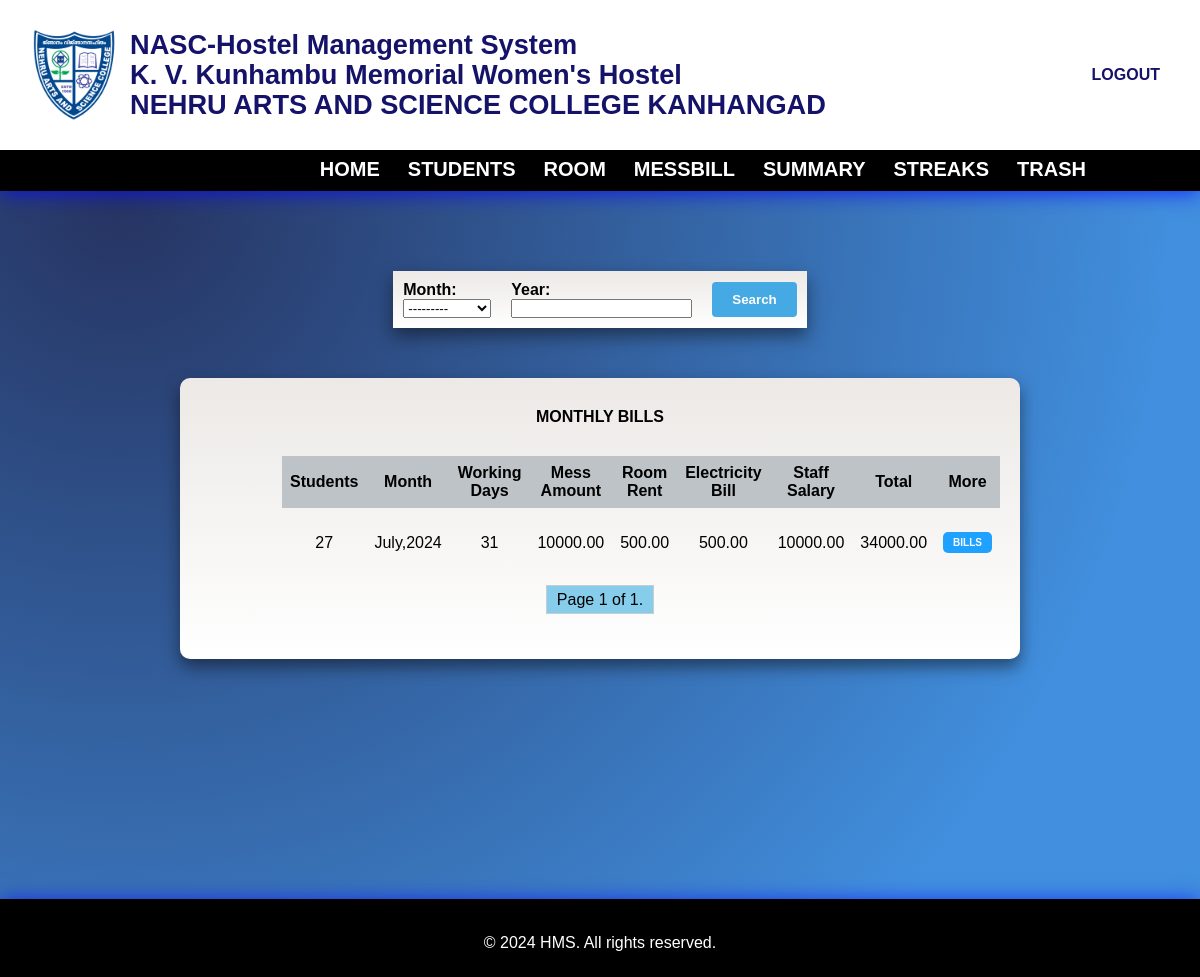
The app's page /totalbill (signed in), older data.
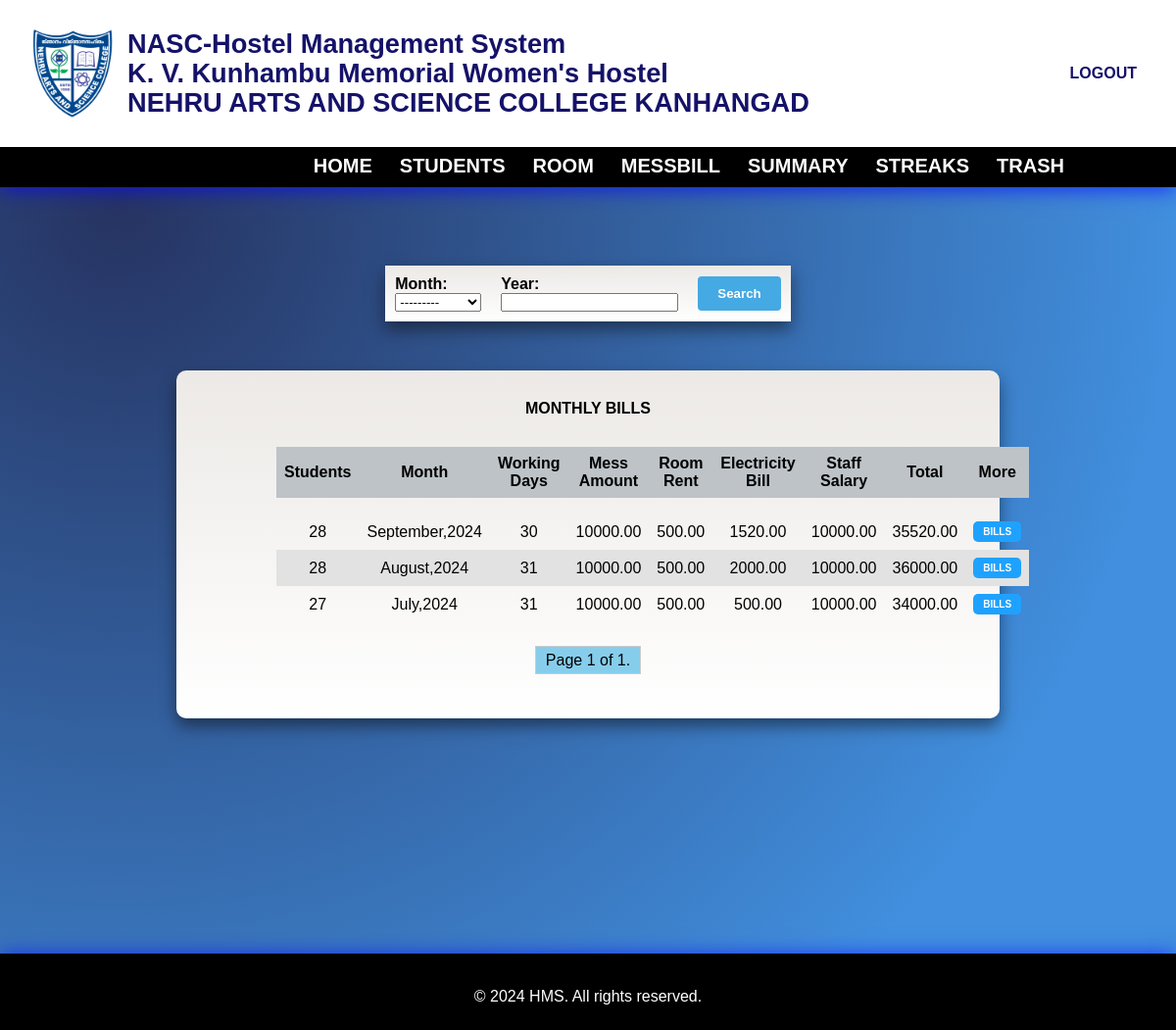
The same page, newer data.
### hostel/models.py (models this page shows, shortened)
class MessBill(models.Model):
    no_of_students = models.SmallIntegerField()
    MONTH_CHOICES = [
        ('January', 'January'),
        ('February', 'February'),
        ('March', 'March'),
        ('April', 'April'),
        ('May', 'May'),
        ('June', 'June'),
        ('July', 'July'),
        ('August', 'August'),
        ('September', 'September'),
        ('October', 'October'),
        ('November', 'November'),
        ('December', 'December'),
    ]
    month = models.CharField(max_length=42,choices=MONTH_CHOICES)
    mess_days = models.SmallIntegerField()
    mess_amount = models.DecimalField(max_digits=10,decimal_places=2)
    room_rent = models.DecimalField(max_digits=10,decimal_places=2)
    staff_salary = models.DecimalField(max_digits=10,decimal_places=2)
    electricity_bill = models.DecimalField(max_digits=10,decimal_places=2)
    total = models.DecimalField(max_digits=10,decimal_places=2)
    year = models.SmallIntegerField()
    class Meta:
        unique_together = ['month','year']

### hostel/views.py (the view)
# urls.py: path('totalbill',views.total_bill,name='total_bill'),
@group_required('warden', login_url='access_denied')
def total_bill(request):
    try:
        bill_filter = monthbillFilter(request.GET, queryset = MessBill.objects.all().order_by('-id'))
        bill_list = bill_filter.qs
        paginator = Paginator(bill_list,10)
        page_number = request.GET.get('page')
        page_obj = paginator.get_page(page_number)
        return render(request,"hostel/totalbill.html",{'filter':bill_filter,'page_obj':page_obj})
    except Exception:
        return render(request,'hostel/error.html')

### hostel/context_processors.py (called while the page is built)
def group_processor(request):
    if request.user.is_authenticated:
        is_warden_group = request.user.groups.filter(name='warden').exists()
        is_secretary_group = request.user.groups.filter(name='secretary').exists()  # Adjust as needed
    else:
        is_warden_group = False
        is_secretary_group = False
    return {
        'is_warden_group': is_warden_group,
        'is_secretary_group': is_secretary_group,
    }

### hostel/templates/hostel/totalbill.html (shortened to what this page needs)
{% extends 'hostel/base.html' %}
{% load static %}
{% block style %}
<link rel="stylesheet" href="{% static 'styles/monthbill.css' %}">
{% endblock %}
{% block content %}
<section class="main">
    <div class="main-body">
        <form method="get" class="filter-form">
            <table id="filter-table">
                <tr>
                    <td class="filter-td">
                        <label for="id_month">Month:</label>
                        {{filter.form.month}}
                    </td>
                    <td class="filter-td">
                        <label for="id_year">Year:</label>
                        {{filter.form.year}}
                    </td>
                    <td class="filter-td" style="text-align: right;">
                        <button type="submit" id="search">Search</button>
                    </td>
                </tr>
            </table>
        </form>
        <div class="main-block">
            <h5>Monthly Bills</h5>
            <div class="bill">
                <div class="table-responsive">
                    <table>
                        <tr>
                            <th>Students</th><th>Month</th><th>Working Days</th><th>Mess Amount</th><th>Room Rent</th>
                            <th>Electricity Bill</th><th>Staff Salary</th><th>Total</th><th>More</th>
                        </tr>
                        <tr id="ignore-row">
                            <td></td><td></td><td></td><td></td><td></td><td></td><td></td><td></td>
                        </tr>
                        {% for bill in page_obj %}
                            <tr>
                                <td>{{bill.no_of_students}}</td>
                                <td>{{bill.month}},{{bill.year}}</td>
                                <td>{{bill.mess_days}}</td>
                                <td>{{bill.mess_amount}}</td>
                                <td>{{bill.room_rent}}</td>
                                <td>{{bill.electricity_bill}}</td>
                                <td>{{bill.staff_salary}}</td>
                                <td>{{bill.total}}</td>
                                <td><a href="{% url 'view_monthly_bill' bill.month bill.year %}">BILLS</a></td>
                            </tr>
                        {% endfor %}
                    </table>
                </div>
            </div>
            <div class="pagination">
                <span class="step-links">
                    <span class="current">
                        Page {{ page_obj.number }} of {{ page_obj.paginator.num_pages }}.
                    </span>
                </span>
            </div>
        </div>
    </div>
</section>
{% endblock %}

Row changes from the older to the newer data that the page shows:
added MessBill: no_of_students "28", month "September", year "2024", mess_days "30", mess_amount "10000.00", room_rent "500.00", electricity_bill "1520.00", staff_salary "10000.00", total "35520.00"
added MessBill: no_of_students "28", month "August", year "2024", mess_days "31", mess_amount "10000.00", room_rent "500.00", electricity_bill "2000.00", staff_salary "10000.00", total "36000.00"
